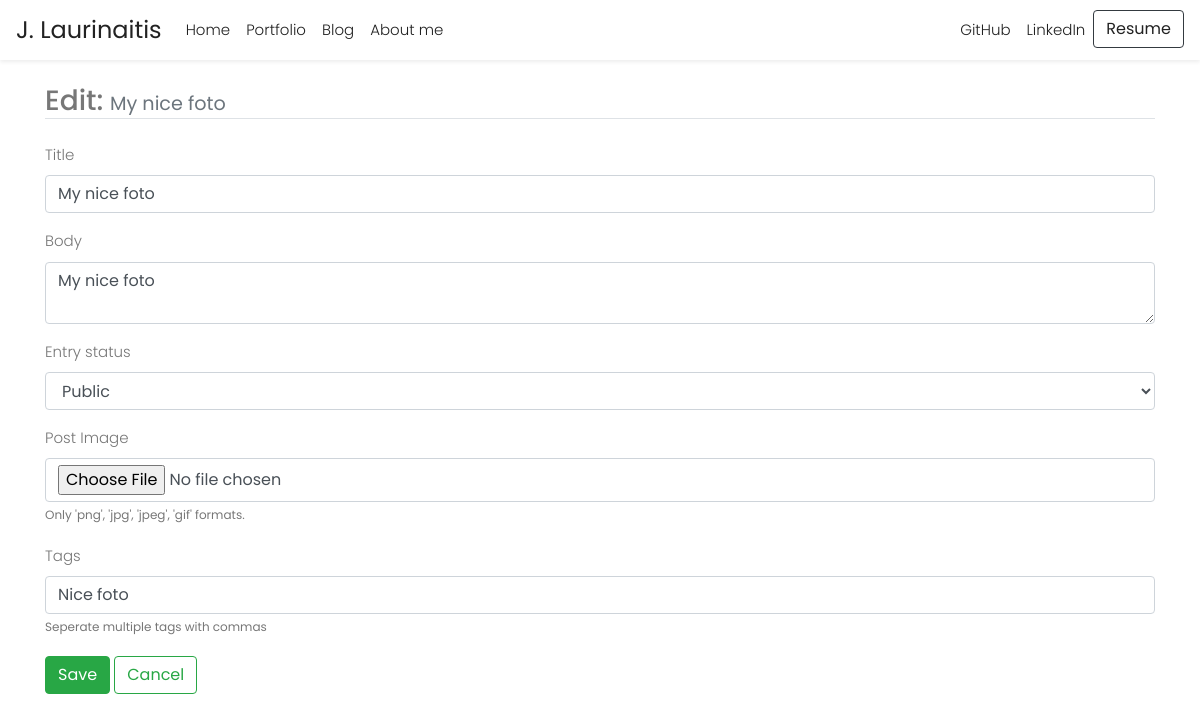
The page /posts/my-nice-foto/edit/ on the database its author committed.
### models.py (models this page shows, shortened)
class Entry(db.Model):
    STATUS_PUBLIC = 0
    STATUS_DRAFT = 1
    STATUS_DELETED = 2
    id = db.Column(db.Integer, primary_key=True)
    title = db.Column(db.String(100))
    slug = db.Column(db.String(100))
    body = db.Column(db.Text)
    image_url = db.Column(db.String(100))
    status = db.Column(db.SmallInteger, default=STATUS_PUBLIC)
    created_timestamp = db.Column(db.DateTime, default=datetime.utcnow())
    modified_timestamp = db.Column(
        db.DateTime,
        default=datetime.utcnow(),
        onupdate=datetime.utcnow())
    tags = db.relationship('Tag', secondary=entry_tags,
        backref=db.backref('entries', lazy='dynamic'))

### entries/blueprint.py (the view)
@entries.route('/<slug>/edit/', methods=['GET', 'POST'])
def edit(slug):
    entry = get_entry_or_404(slug)
    if request.method == 'POST':
        form = EntryForm(request.form, obj=entry)
        if form.validate():
            entry.title = form.title.data
            entry.body = form.body.data
            entry.status = form.status.data
            entry.tags = form.tags.data
            db.session.add(entry)
            db.session.commit()
            flash(f'Entry "{entry.title}" has been saved.', 'success')
            return redirect(url_for('entries.detail',
            slug=entry.slug))
    else:
        form = EntryForm(obj=entry)
    return render_template('entries/edit.html', entry=entry, form=form)

### entries/forms.py (shortened to what this page needs)
class EntryForm(wtforms.Form):
    title = wtforms.StringField('Title', validators=[DataRequired()])
    body = wtforms.TextAreaField('Body', validators=[DataRequired()])
    status = wtforms.SelectField('Entry status',
        choices=(
            (Entry.STATUS_PUBLIC, 'Public'),
            (Entry.STATUS_DRAFT, 'Draft')),
        coerce=int)
    post_image = wtforms.FileField('Post Image', description="Only 'png', 'jpg', 'jpeg', 'gif' formats.")
    tags = TagField('Tags', description='Seperate multiple tags with commas')

### entries/blueprint.py (called while the page is built)
def get_entry_or_404(slug):
    valid_statuses = (Entry.STATUS_PUBLIC, Entry.STATUS_DRAFT)
    return (Entry.query.filter((Entry.slug == slug) & (Entry.status.in_(valid_statuses))).first_or_404())

### entries/forms.py (called while the page is built)
    def _value(self):
        if self.data:
            return ', '.join([tag.name for tag in self.data])
        return ''

### entries/templates/entries/edit.html
{% extends "layoutfooteroff.html" %}
{% from "macros/form_field.html" import form_field %}
{% block main %}
<section class="edit-form">
  <div class="container">
    <form action="{{ url_for('entries.edit', slug=entry.slug) }}" method="POST" novalidate>
      <div class="form-group">
        <legend class="border-bottom my-4"><span class="h3">Edit:</span> <small class="text-muted">{{ entry.title }}</small></legend>
        {% for field in form %}
          {{ form_field(field) }}
        {% endfor %}
      </div>
      <div class="form-group">
        <div class="col-sm-3 col-sm-9 p-0">
          <button type="submit" class="btn btn-success">Save</button>
          <a class="btn btn-outline-success" href="{{ url_for('entries.detail', slug=entry.slug) }}">Cancel</a>
        </div>
      </div>
    </form>
  </div>
</section>
{% endblock %}

### templates/macros/form_field.html
{% macro form_field(field) %}
    <div class="form-group">
        {{ field.label(class=" form-control-label") }}
        <div>
            {% if field.errors %}
            {{ field(class="form-control is-invalid", **kwargs) }}
            {% for error in field.errors %}<span class="invalid-feedback">{{ error
            }}</span>{% endfor %}
            {% else %}
            {{ field(class="form-control", **kwargs) }}
            {% if field.description %}<span class="small">{{ field.description|safe }}</span>{% endif %}
            {% endif%}
        </div>
    </div>
{% endmacro %}

### static/styles/main.css (style rules this page uses)
body { background-color: #ffffff; color: #777777; font-family: "Poppins", serif; font-size: 15px; font-weight: 300; line-height: 1.625em; position: relative; }

### rows shown on the page
Entry: title "My nice foto", title "My nice foto" "My nice foto" "Public"

### other values the page prints
{{ field.label(class=" form-control-label") }} "Title" "Body" "Entry status" "Post Image" "Tags"
{{ field.description|safe }} "Only 'png', 'jpg', 'jpeg', 'gif' formats." "Seperate multiple tags with commas"
